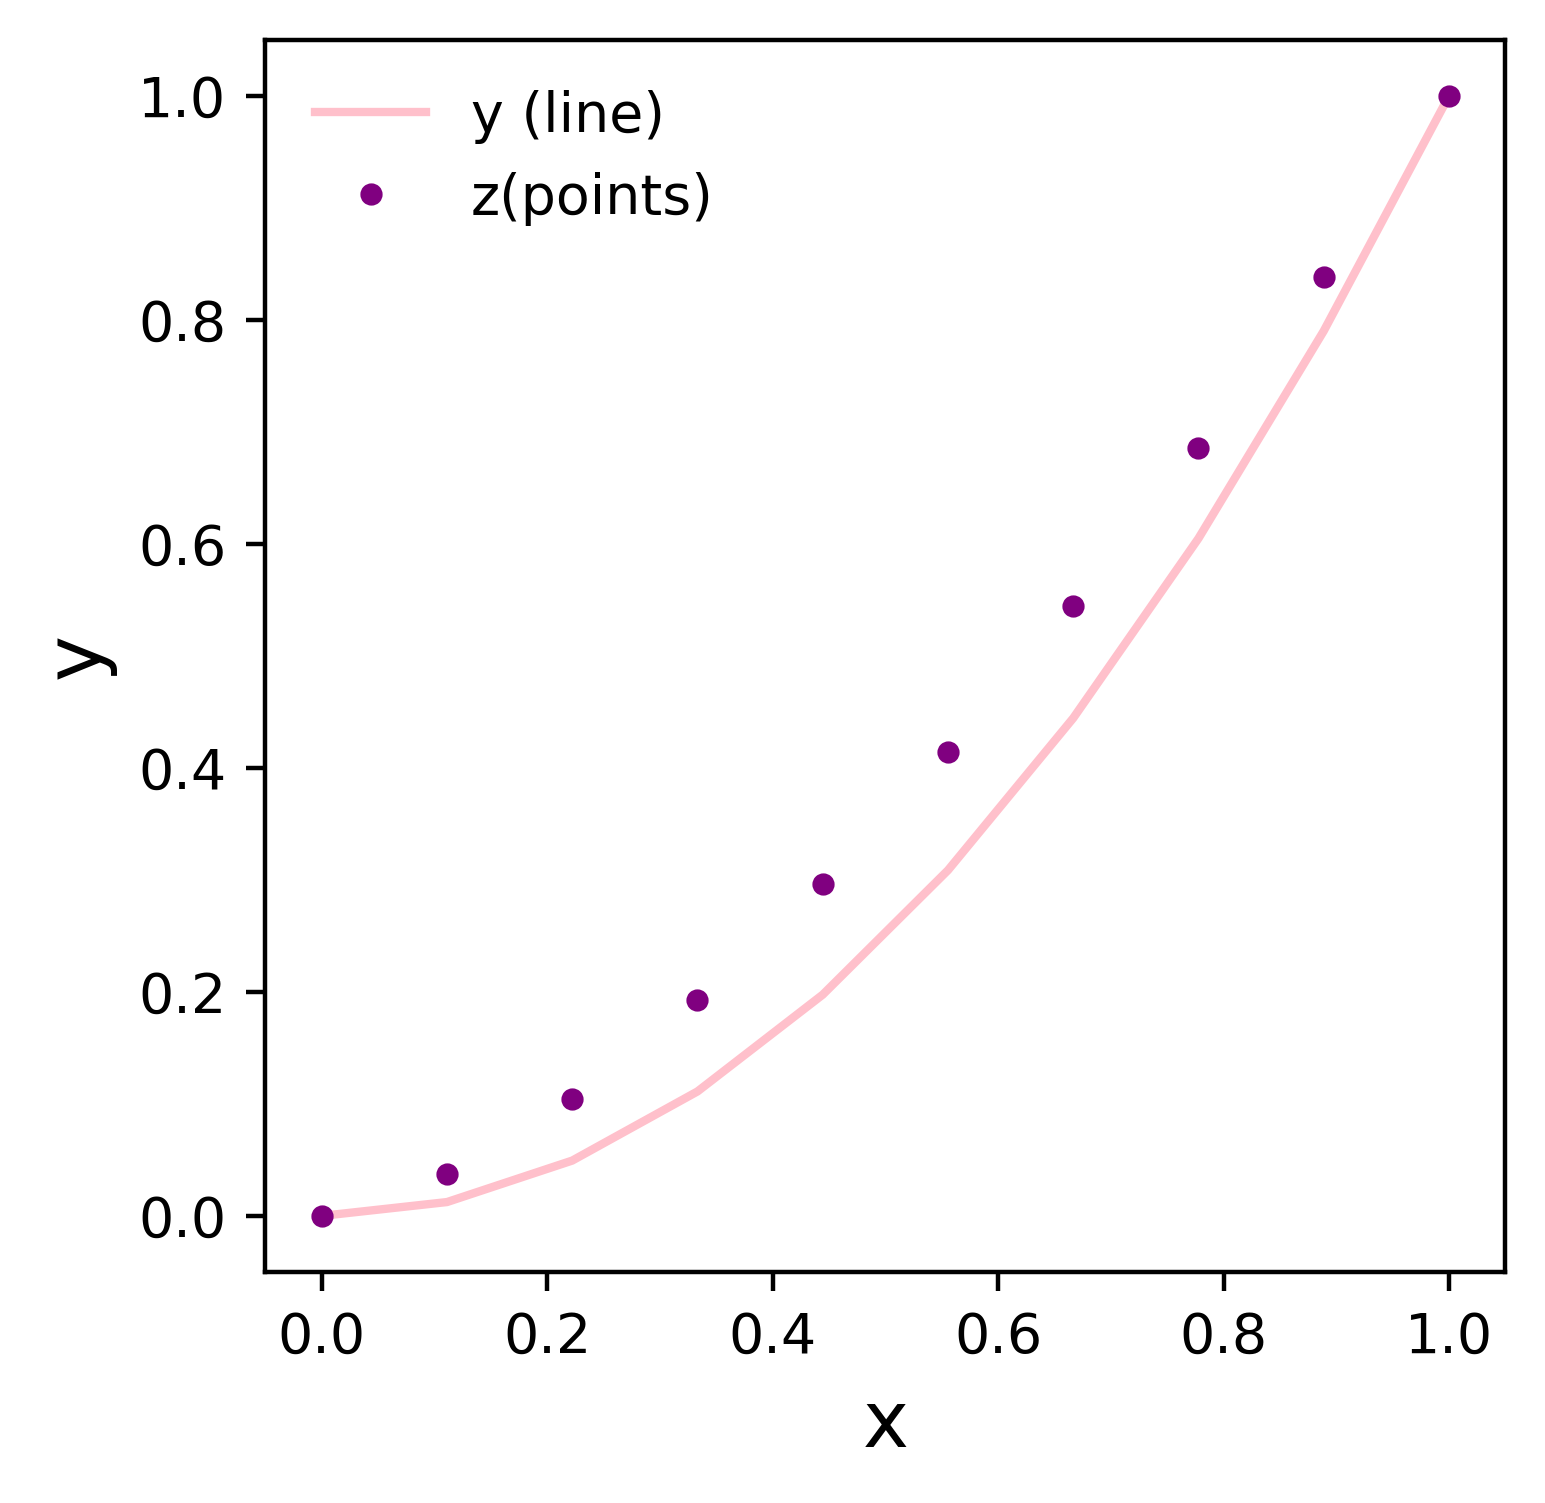

This chart was generated by the following Python code:
# import libraries
import numpy as np 
import matplotlib.pyplot as plt

# define a nice plot
def dual_plot(x,y,z,
	flag_save=True,   #Save the figure?
	xlabel='x',       #x axis label
	ylabel='y',       #y axis label
	lcolor='pink',     #line color
	pcolor='purple',    #point color
	fs=14,            #font size
	fname='dual_plot.png'):     #default plot filename

	#by default flag_save = TRue, and we'll save the figure
	#to a file. The plot filename fname = dual_plot.png by
	#default, but we can change this

	#define a figure and axis
	f, ax = plt.subplots(1, 1, figsize=(4,4))

	#plot y vs. x
	ax.plot(x,y,color=lcolor,linewidth=1.5,label='y (line)')  # a line
	ax.plot(x,z,'o',color=pcolor,markersize=3,label='z(points)')  #circles

	#label our axes
	ax.set_xlabel(xlabel,fontsize=fs)
	ax.set_ylabel(ylabel,fontsize=fs)

	#create a legend without a frame
	#in the upper left corner
	ax.legend(loc='upper left',frameon=False)

	#save the plot?
	if(flag_save):
		plt.savefig(fname,bbox_inches='tight',dpi=400)

#define main
def main():
	# yay!
	print('Making a plot')

	#make a dummy x variable
	x = np.linspace(0,1,10)

	#make a dummy y variable
	y = x**2

	#make a second dependant variable
	z = x**1.5

	#make the plot
	dual_plot(x,y,z)

#execute main()
if __name__ == '__main__':
	main()